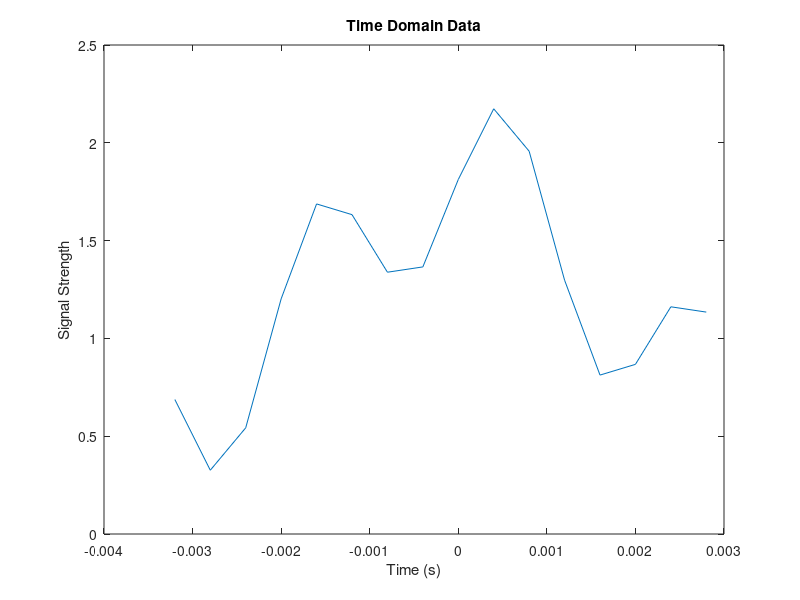
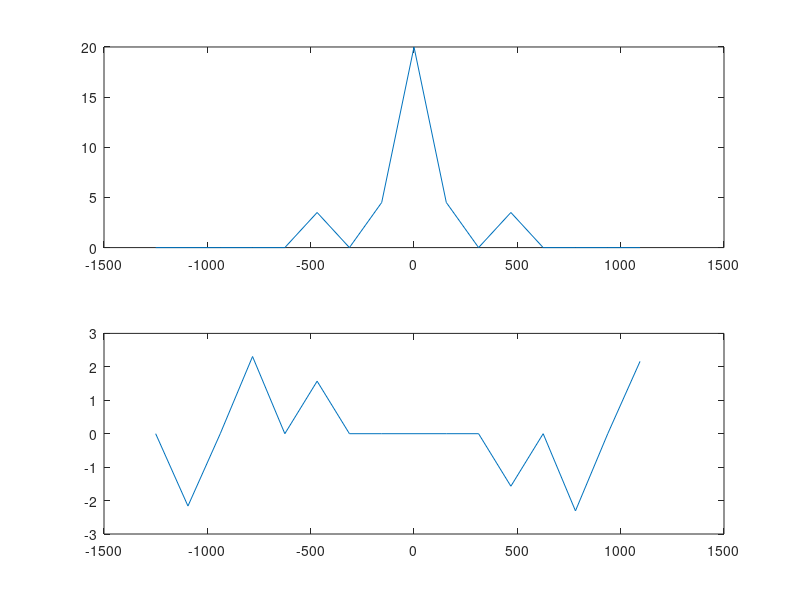

These figures' MATLAB source, in order:
clc;
clear;
close all;

del_t = 0.4 * 10^-3;        % this sampling period will be used to calculate the frequency range
n = linspace(-8, 7, 16);    % 9th sample is t=0
absTime = n * del_t;

sampled_time_v = [0.6875, 0.3261, 0.5429, 1.2022, ...
    1.6875, 1.6327, 1.3384, 1.3655, 1.8125, 2.1739, 1.9571, ...
    1.2978, 0.8125, 0.8673, 1.1616, 1.1345]; %9th sample is t=0 origin.

L = length(sampled_time_v);
fqs = 1/del_t * 1/L * (-L/2:L/2-1); % Specific sample / (sample period * Number of samples)
figure;
plot(absTime,sampled_time_v)    % plot time domain to visualize
title('Time Domain Data')
xlabel('Time (s)')
ylabel('Signal Strength')

fft = fft(fftshift(sampled_time_v)); %fftshift swaps left and right halves of vector. here, 9:16 get moved to front
figure;                              %thus array goes from 1:16 to 9:16then1:8   
subplot(2,1,1)
plot(fqs, fftshift(abs(fft)))                     %SOMEONE LABEL THESE PLOTS PLZ
subplot(2,1,2)
plot(fqs, fftshift(angle(fft)))% this should be the end of question 1 (with some explanation)